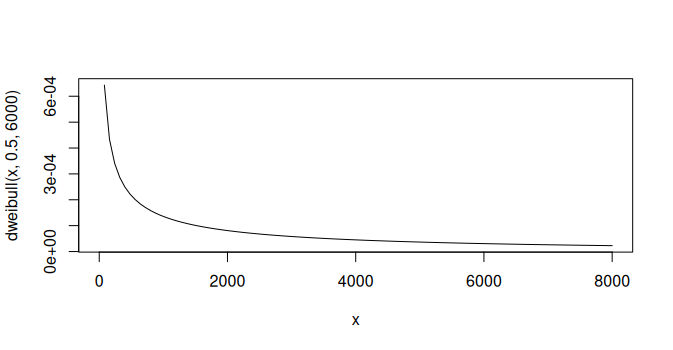

Source code (R):
# "𝛽 é chamado parâmetro de forma e descreve a forma da distribuição e caracteriza o modo de
# falha: β < 1 indica uma taxa de falha decrescente; e β > 1 indica uma taxa de falha crescente.

# 𝛿 é chamado parâmetro de escala. Ele estica ou comprime a distribuição, fornecendo uma estimativa 
# da "vida característica" do produto, que é o tempo em que 63,2% dos equipamentos terão falhado."

# 1
b = 1/2
g = 6000

# A P(X >= 6500)
1 - pweibull(6500, b, g)

# B P(Z <= 6500)
pweibull(6500, b, g)

x <- 0:8000
curve( 
  dweibull (x, 0.5, 6000),
  0,
  8000
)
